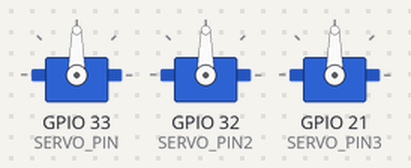
The program below on a simulated ESP32. Parts: 3 × servo. WiFi joins after 1.5 s; servers stay silent unless stated; what the program prints to the serial monitor is not drawn.

Above: at 1.6 s.
At 2.8 s:
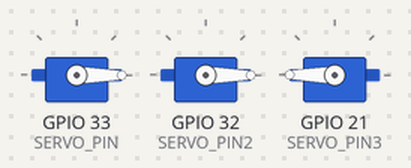
Timing chart, 0 to 4.3 s (numbered marks = the images above):
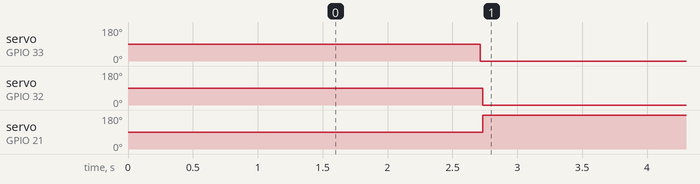

The program:

main.cpp
```cpp
#include <WiFi.h>
#include <ESP32Servo.h>

#define SERVO_PIN 33
#define SERVO_PIN2 32
#define SERVO_PIN3 21

const char* ssid = "ESP32AP";
const char* password = "Password";
const char* serverIP = "192.168.4.1";
int xval=0;
int yval=0;
int button=1;
int angle=0;
int angley=0;
int angleb=0;

WiFiServer server(80);
WiFiClient client;
Servo myServo; // Create a servo obj
Servo myServoy;
Servo clamps;

void setup() {
  Serial.begin(9600);
  delay(10);

  // Connect to Wi-Fi network
  Serial.println();
  Serial.println();
  Serial.print("Connecting to ");
  Serial.println(ssid);
  WiFi.begin(ssid, password);
  while (WiFi.status() != WL_CONNECTED) {
    delay(500);
    Serial.print(".");
  }
  Serial.println("");
  Serial.println("WiFi connected");

  server.begin();
  Serial.println("Server started");

  Serial.print("AP IP Address: ");
  Serial.println(WiFi.softAPIP());

  myServo.attach(SERVO_PIN);
  myServoy.attach(SERVO_PIN2);
  clamps.attach(SERVO_PIN3);
}

void loop() {

  // Connect to server
  if (client.connect(serverIP, 80)) {
    // Serial.println("Connected to server");

    // Send request
    client.println("Hello from ESP32 Client");
    client.flush();

    // Read request
    String response = client.readStringUntil('\r');
    Serial.println("Response from server: " + response);

    // Parse response val
    int firstSpaceIdx = response.indexOf(' ');
    int secondSpaceIdx = response.indexOf(' ', firstSpaceIdx+1);
    int thirdSpaceIdx = response.indexOf(' ', secondSpaceIdx +1);
    int lastSpaceIdx = response.lastIndexOf(' ');
    // Extract the values between the first and second spaces
    String xval = response.substring(firstSpaceIdx + 1, secondSpaceIdx);
    String yval = response.substring(secondSpaceIdx + 7, thirdSpaceIdx+5);
    String buttonval = response.substring(lastSpaceIdx-1);
    int x_value = xval.toInt();
    int y_value = yval.toInt();
    int b_value = buttonval.toInt();

    Serial.println(x_value);
    Serial.println(y_value);
    Serial.println(b_value);

    // Control Servo
    if (x_value>4094)
    {
      angle = angle + 10;
      myServo.write(angle);
      delay(10);
      Serial.print(angle);
      if (angle>180){
        angle=180;
      }
    }
    else if (x_value<1000)
    {
      angle = angle -10;
      myServo.write(angle);
      delay(10);
      Serial.print(angle);
      if (angle<0){
        angle=0;
      }
    }

    if (y_value>4094)
    {
      angley = angley + 10;
      myServoy.write(angley);
      delay(10);
      Serial.print(angley);
      if (angley>180){
        angley=180;
      }
    }
    else if (y_value<1000)
    {
      angley = angley -10;
      myServoy.write(angley);
      delay(10);
      Serial.print(angley);
      if (angley<0){
        angley=0;
      }
    }

    if (b_value==1)
    {
      clamps.write(0);
      delay(10);
    }
    else if (b_value==0)
    {
      clamps.write(180);
      delay(10);
    }

  } else {
    Serial.println("Connection failed");
  }

}
```

Measured:
- by itself, servo on GPIO 33 (SERVO_PIN), servo on GPIO 32 (SERVO_PIN2): 90° → 0° at 2.7 s
- by itself, servo on GPIO 21 (SERVO_PIN3): 90° → 180° at 2.7 s
